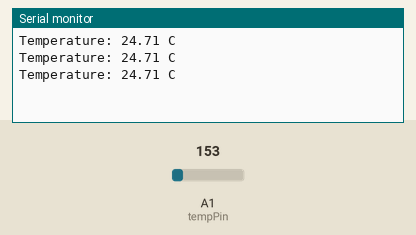
Recording of a sketch running on a simulated Arduino Uno, built with avr-gcc and run on an emulated ATmega328P. On the bench: the last lines printed to the serial monitor. The inputs (shaded band) are chosen by the test bench; at power-on: A1 (tempPin) = 153.

Above: at 1.3 s.
1.4 s: A1 (tempPin) set to 165
At 1.9 s:
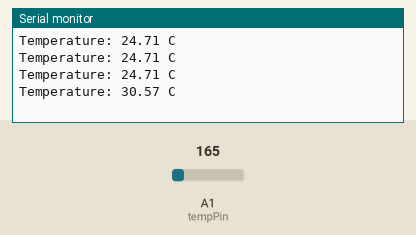
2.9 s: A1 (tempPin) set to 175
At 3.4 s:
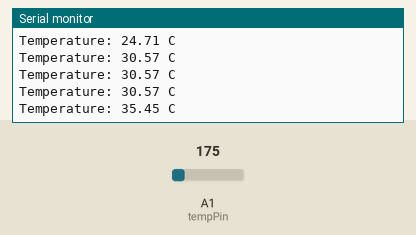
Timing chart, 0 to 5.9 s (numbered marks = the images above; inputs shaded):
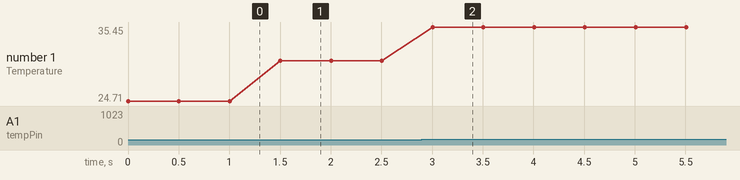

The sketch:

Day21_Temp_Sensor_Test.ino
```cpp
// Day 21 - Exercise 3: Test the TMP36 temperature sensor alone
// TMP36: left leg -> 5V, middle leg -> A1, right leg -> GND (flat face toward you)
// The sensor gives 10 mV per degree C, with 0.5 V at 0 degrees C.

const int tempPin = A1;

void setup() {
  Serial.begin(9600);
}

void loop() {
  int reading = analogRead(tempPin);           // 0 - 1023
  float voltage = reading * 5.0 / 1024.0;      // convert the reading to volts
  float tempC = (voltage - 0.5) * 100.0;       // convert volts to degrees Celsius

  Serial.print("Temperature: ");
  Serial.print(tempC);
  Serial.println(" C");

  delay(500);                                  // print every half second
}
```

Measured:
- after the input at 1.4 s, the serial monitor: prints a new line after 0.10 s (image 1)
- after the input at 2.9 s, the serial monitor: prints a new line after 0.10 s (image 2)
- plotted number 1: 24.71 → 30.57 after the input at 1.4 s, 30.57 → 35.45 after the input at 2.9 s
